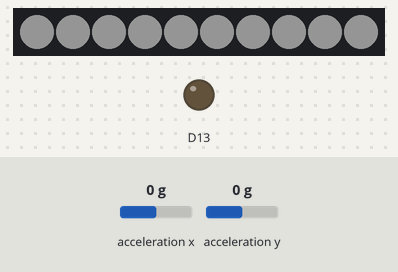
A sketch run on a simulated Adafruit Circuit Playground Express. Parts: 10 RGB LEDs in strip order, left to right, output pins drawn as LEDs (lit = HIGH). The test bench sets the inputs (shaded band); at power-on: acceleration x 0 g, acceleration y 0 g. Dim RGB values are drawn brighter than linear.

Above: at 1.2 s.
1.3 s: acceleration x set to -1.4 g
At 2.0 s:
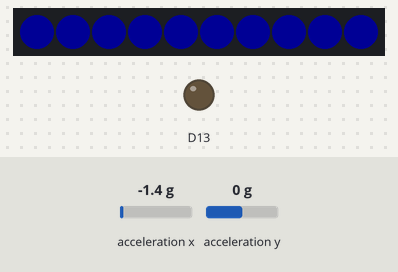
2.8 s: acceleration x set to 0.8 g
At 3.8 s:
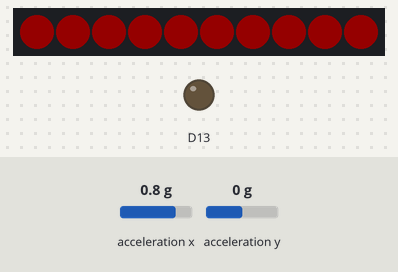
4.3 s: acceleration x set to -0.8 g
At 4.7 s:
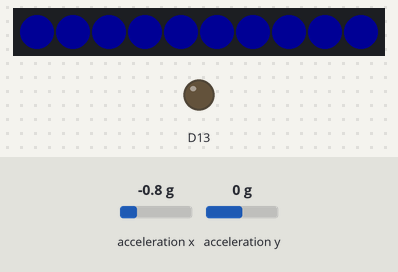
5.8 s: acceleration x set to 0 g
At 6.5 s:
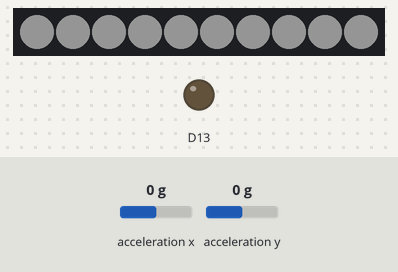
7.3 s: acceleration y set to -1.4 g
At 8.5 s:
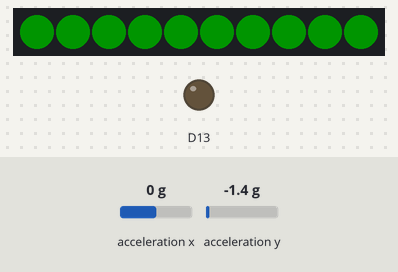
8.8 s: acceleration y set to 0.8 g
At 9.2 s:
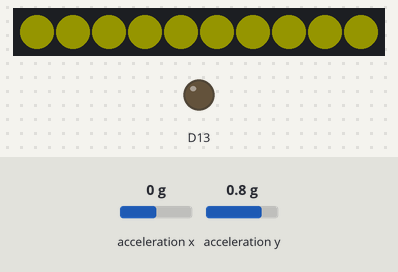
Timing chart, 0 to 11.3 s (numbered marks = the images above; inputs shaded):
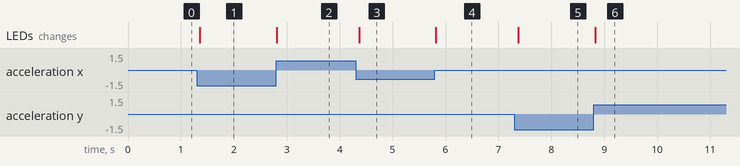

The sketch:

custom_design.ino
```cpp
// Project 6: Part 4.d.

// The purpose of this project was to use the Circuit Playground's accelerometer
// to detect tilt direction and respond with a specific NeoPixel color:
//  - Left Tilt: Blue
//  - Right Tilt: Red
//  - Forward Tilt: Green
//  - Backward Tilt: Yellow
//  - Flat: White
//
// Group Members: Josh Wild, Dayne Newman
// Group Number: 14 (not sure this is what the bottom of the breadboard said)
// Date: 3/31/2025
// Code written by: Both team members

#include <Adafruit_CircuitPlayground.h>

void setup() {
  CircuitPlayground.begin();
}

void loop() {
  float x = CircuitPlayground.motionX(); //read x axis acceleration
  float y = CircuitPlayground.motionY(); //read y axis acceleration

  //checking tilt direction and changing color accordingly
  if (x < -3) {
    setColor(0, 0, 255);  // Blue (Tilt Left)
  } else if (x > 3) {
    setColor(255, 0, 0);  // Red (Tilt Right)
  } else if (y < -3) {
    setColor(0, 255, 0);  // Green (Tilt Forward)
  } else if (y > 3) {
    setColor(255, 255, 0);  // Yellow (Tilt Backward)
  } else {
    setColor(255, 255, 255);  // White (Flat)
  }

  delay(100); //wait 100ms
}

//Setting all NeoPixels to a specific color
void setColor(int r, int g, int b) {
  for (int i = 0; i < 10; i++) {
    CircuitPlayground.setPixelColor(i, r, g, b);
  }
}
```

Measured:
- after the input at 1.3 s, the LEDs: change after 0.05 s (image 1)
- after the input at 2.8 s, the LEDs: change at once (image 2)
- after the input at 4.3 s, the LEDs: change after 0.07 s (image 3)
- after the input at 5.8 s, the LEDs: change at once (image 4)
- after the input at 7.3 s, the LEDs: change after 0.08 s (image 5)
- after the input at 8.8 s, the LEDs: change at once (image 6)
